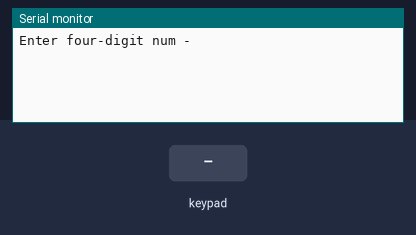
This sketch was run on a simulated Arduino Uno, built with avr-gcc and run on an emulated ATmega328P. On the bench: the last lines printed to the serial monitor. The test bench sets the inputs (shaded band).

Above: at 1.2 s.
1.3 s: keypad keys 5 4 3 2 pressed 0.4 s apart
At 2.9 s:
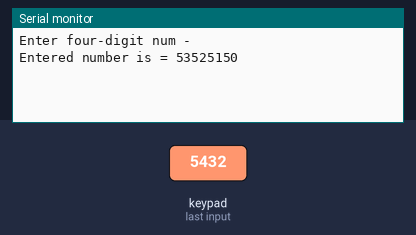
4.4 s: keypad keys 9 8 7 6 pressed 0.4 s apart
At 7.1 s:
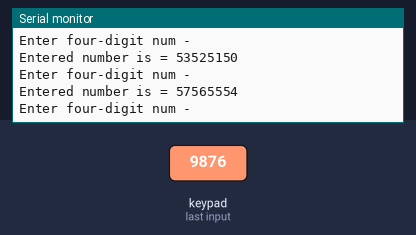

The sketch:

keyboard.ino
```cpp
#include <Keypad.h>

int myNum[4];

const byte ROWS = 4;
const byte COLS = 4;
char keys[ROWS][COLS] = {
  {'1','2','3','A'},
  {'4','5','6','B'},
  {'7','8','9','C'},
  {'*','0','#','D'}
};
byte rowPins[ROWS] = {5, 4, 3, 2}; //connect to the row pinouts of the keypad 8,7,6,5
byte colPins[COLS] = {9, 8, 7, 6}; //connect to the column pinouts of the keypad 4,3,2,1
Keypad keypad = Keypad(makeKeymap(keys), rowPins, colPins, ROWS, COLS );

void setup() {
  Serial.begin(9600);
}

void loop() {
  Serial.println("Enter four-digit num -");  // request for input

  for (int i = 0; i < 4; ++i){
    while((myNum[i] = keypad.getKey())==NO_KEY) {
      delay(1); // Just wait for a key
    }
    // Wait for the key to be released
    while(keypad.getKey() != NO_KEY) {
      delay(1);
    }

  }

  Serial.print("Entered number is = ");
  Serial.print(myNum[0]);
  Serial.print(myNum[1]);
  Serial.print(myNum[2]);
  Serial.println(myNum[3]);
  delay(500);
}
```

Measured:
- after the input at 1.3 s, the serial monitor: prints a new line after 1.2 s (image 1)
- after the input at 4.4 s, the serial monitor: prints a new line after 1.2 s (image 2)
